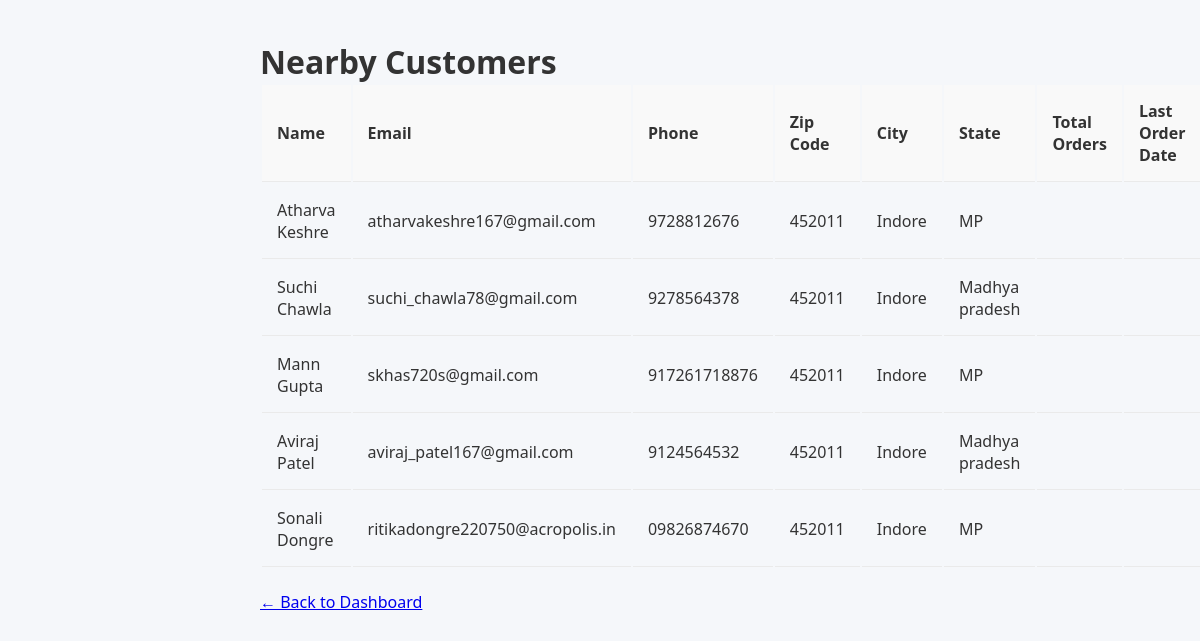
Page /subbranch/customers/ (signed in) on the committed database.
### userauths/models.py (models this page shows, shortened)
class Profile(models.Model):
    user = models.OneToOneField(User, on_delete=models.CASCADE)
    image = models.ImageField(upload_to="images", default="default-user.jpg", null=True, blank=True)
    full_name = models.CharField(max_length=200, null=True, blank=True)
    mobile = models.CharField(max_length=200, null=True, blank=True)
    user_Type = models.CharField(max_length=20, choices=USER_TYPE, default="Customer")
    state = models.CharField(max_length=100, default="")
    city = models.CharField(max_length=100, default="")
    zipcode = models.CharField(max_length=10, default="")

class User(AbstractUser):
    username = models.CharField(max_length=200, null=True, blank=True)
    email = models.EmailField(unique=True)
    USERNAME_FIELD = 'email'
    REQUIRED_FIELDS = ['username']

### subbranch/views.py (the view)
# urls.py: path('customers/', views.subbranch_customers_view, name='sub_customers'),
@login_required
def subbranch_customers_view(request):
    user = request.user
    try:
        subbranch = Subbranch.objects.get(user=user)
    except Subbranch.DoesNotExist:
        messages.error(request, "Subbranch not found.")
        return redirect('subbranch:sub_login')
    customers = Profile.objects.filter(
        user_Type="Customer",
        zipcode=subbranch.zip_code
    )
    return render(request, 'sub_customers.html', {'customers': customers})

### templates/sub_customers.html (shortened to what this page needs)
{% load static %}
<!DOCTYPE html>
<html>
<head>
  <link rel="stylesheet" href="{% static 'css/sub_productstyles.css' %}">
</head>
<body>
  <div class="main-area" style="padding: 40px;">
    <h1>Nearby Customers</h1>
    {% if customers %}
      <table class="orders-table">
        <thead>
          <tr>
            <th>Name</th>
            <th>Email</th>
            <th>Phone</th>
            <th>Zip Code</th>
            <th>City</th>
            <th>State</th>
            <th>Total Orders</th>
            <th>Last Order Date</th>
          </tr>
        </thead>
        <tbody>
          {% for c in customers %}
            <tr>
              <td>{{ c.full_name }}</td>
              <td>{{ c.user.email }}</td>
              <td>{{ c.mobile }}</td>
              <td>{{ c.zipcode }}</td>
              <td>{{ c.city }}</td>
              <td>{{ c.state }}</td>
              <td>{{ c.total_orders }}</td>
              <td>{{ c.last_order|date:"M d, Y" }}</td>
            </tr>
          {% endfor %}
        </tbody>
      </table>
    {% else %}
      <p>No customers found in your area.</p>
    {% endif %}
    <br>
    <a href="{% url 'subbranch:sub_index' %}">← Back to Dashboard</a>
  </div>
</body>
</html>

### static/css/sub_productstyles.css (style rules this page uses)
* { box-sizing: border-box; margin: 0; padding: 0; }
body { font-family: 'Segoe UI', sans-serif; background: #f5f7fa; color: #333; }
.main-area { margin-left: 220px; width: calc(100% - 220px); min-height: 100vh; display: flex; flex-direction: column; }
.orders-table th, .orders-table td { padding: 15px; text-align: left; border-bottom: 1px solid #eaeaea; }
.orders-table th { background-color: #f9f9f9; font-weight: bold; color: #333; }

### rows in the picture
Profile: full_name "Atharva Keshre", user.email "atharvakeshre167@gmail.com", mobile "9728812676", zipcode "452011", city "Indore", state "MP"
Profile: full_name "Suchi Chawla", user.email "suchi_chawla78@gmail.com", mobile "9278564378", zipcode "452011", city "Indore", state "Madhya pradesh"
Profile: full_name "Mann Gupta", user.email "skhas720s@gmail.com", mobile "917261718876", zipcode "452011", city "Indore", state "MP"
Profile: full_name "Aviraj Patel", user.email "aviraj_patel167@gmail.com", mobile "9124564532", zipcode "452011", city "Indore", state "Madhya pradesh"
Profile: full_name "Sonali Dongre", user.email "ritikadongre220750@acropolis.in", mobile "09826874670", zipcode "452011", city "Indore", state "MP"
